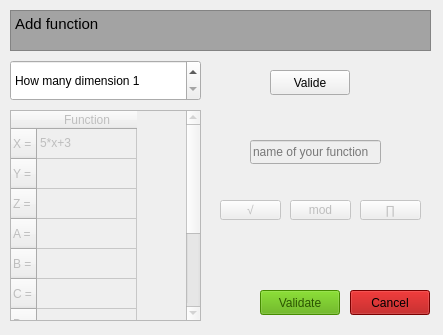
<?xml version="1.0" encoding="UTF-8"?>
<ui version="4.0">
 <class>addfunctwindow</class>
 <widget class="QDialog" name="addfunctwindow">
  <property name="geometry">
   <rect>
    <x>0</x>
    <y>0</y>
    <width>443</width>
    <height>335</height>
   </rect>
  </property>
  <property name="minimumSize">
   <size>
    <width>443</width>
    <height>335</height>
   </size>
  </property>
  <property name="maximumSize">
   <size>
    <width>443</width>
    <height>335</height>
   </size>
  </property>
  <property name="windowTitle">
   <string>Add Function Window</string>
  </property>
  <property name="whatsThis">
   <string>&lt;html&gt;&lt;head/&gt;&lt;body&gt;&lt;p&gt;First, you need to enter the number of dimensions of your function.&lt;/p&gt;&lt;p&gt;Next, you need to grab all the components of your function.&lt;/p&gt;&lt;p&gt;Finally, enter the name of your function.&lt;/p&gt;&lt;p&gt;&lt;a name=&quot;gen-h1-1-00000001&quot;/&gt;&lt;span style=&quot; font-family:'Source Sans Pro','Roboto','San Francisco','Segoe UI','sans-serif'; font-size:14pt; color:#373637;&quot;&gt;⚠&lt;/span&gt;Your componant must respect the mathematical syntaxe.&lt;/p&gt;&lt;/body&gt;&lt;/html&gt;</string>
  </property>
  <widget class="QPushButton" name="Button_pi">
   <property name="enabled">
    <bool>false</bool>
   </property>
   <property name="geometry">
    <rect>
     <x>360</x>
     <y>200</y>
     <width>61</width>
     <height>20</height>
    </rect>
   </property>
   <property name="whatsThis">
    <string>&lt;html&gt;&lt;head/&gt;&lt;body&gt;&lt;p&gt;pi&lt;/p&gt;&lt;p&gt;pi = 3.14&lt;/p&gt;&lt;/body&gt;&lt;/html&gt;s</string>
   </property>
   <property name="text">
    <string>∏</string>
   </property>
  </widget>
  <widget class="QPushButton" name="Button_racine">
   <property name="enabled">
    <bool>false</bool>
   </property>
   <property name="geometry">
    <rect>
     <x>220</x>
     <y>200</y>
     <width>61</width>
     <height>20</height>
    </rect>
   </property>
   <property name="whatsThis">
    <string>&lt;html&gt;&lt;head/&gt;&lt;body&gt;&lt;p&gt;sqrt(...)&lt;/p&gt;&lt;p&gt;Example : sqrt(4) = 4&lt;/p&gt;&lt;/body&gt;&lt;/html&gt;</string>
   </property>
   <property name="text">
    <string>√</string>
   </property>
  </widget>
  <widget class="QSpinBox" name="spinBox">
   <property name="geometry">
    <rect>
     <x>10</x>
     <y>60</y>
     <width>191</width>
     <height>41</height>
    </rect>
   </property>
   <property name="prefix">
    <string>How many dimension </string>
   </property>
   <property name="minimum">
    <number>1</number>
   </property>
   <property name="maximum">
    <number>25</number>
   </property>
  </widget>
  <widget class="QPushButton" name="Button_valide">
   <property name="enabled">
    <bool>false</bool>
   </property>
   <property name="geometry">
    <rect>
     <x>260</x>
     <y>290</y>
     <width>80</width>
     <height>25</height>
    </rect>
   </property>
   <property name="palette">
    <palette>
     <active>
      <colorrole role="WindowText">
       <brush brushstyle="SolidPattern">
        <color alpha="255">
         <red>0</red>
         <green>0</green>
         <blue>0</blue>
        </color>
       </brush>
      </colorrole>
      <colorrole role="Button">
       <brush brushstyle="SolidPattern">
        <color alpha="255">
         <red>85</red>
         <green>170</green>
         <blue>0</blue>
        </color>
       </brush>
      </colorrole>
      <colorrole role="Light">
       <brush brushstyle="SolidPattern">
        <color alpha="255">
         <red>128</red>
         <green>255</green>
         <blue>0</blue>
        </color>
       </brush>
      </colorrole>
      <colorrole role="Midlight">
       <brush brushstyle="SolidPattern">
        <color alpha="255">
         <red>106</red>
         <green>212</green>
         <blue>0</blue>
        </color>
       </brush>
      </colorrole>
      <colorrole role="Dark">
       <brush brushstyle="SolidPattern">
        <color alpha="255">
         <red>43</red>
         <green>85</green>
         <blue>0</blue>
        </color>
       </brush>
      </colorrole>
      <colorrole role="Mid">
       <brush brushstyle="SolidPattern">
        <color alpha="255">
         <red>57</red>
         <green>113</green>
         <blue>0</blue>
        </color>
       </brush>
      </colorrole>
      <colorrole role="Text">
       <brush brushstyle="SolidPattern">
        <color alpha="255">
         <red>0</red>
         <green>0</green>
         <blue>0</blue>
        </color>
       </brush>
      </colorrole>
      <colorrole role="BrightText">
       <brush brushstyle="SolidPattern">
        <color alpha="255">
         <red>255</red>
         <green>255</green>
         <blue>255</blue>
        </color>
       </brush>
      </colorrole>
      <colorrole role="ButtonText">
       <brush brushstyle="SolidPattern">
        <color alpha="255">
         <red>0</red>
         <green>0</green>
         <blue>0</blue>
        </color>
       </brush>
      </colorrole>
      <colorrole role="Base">
       <brush brushstyle="SolidPattern">
        <color alpha="255">
         <red>255</red>
         <green>255</green>
         <blue>255</blue>
        </color>
       </brush>
      </colorrole>
      <colorrole role="Window">
       <brush brushstyle="SolidPattern">
        <color alpha="255">
         <red>85</red>
         <green>170</green>
         <blue>0</blue>
        </color>
       </brush>
      </colorrole>
      <colorrole role="Shadow">
       <brush brushstyle="SolidPattern">
        <color alpha="255">
         <red>0</red>
         <green>0</green>
         <blue>0</blue>
        </color>
       </brush>
      </colorrole>
      <colorrole role="AlternateBase">
       <brush brushstyle="SolidPattern">
        <color alpha="255">
         <red>170</red>
         <green>212</green>
         <blue>127</blue>
        </color>
       </brush>
      </colorrole>
      <colorrole role="ToolTipBase">
       <brush brushstyle="SolidPattern">
        <color alpha="255">
         <red>255</red>
         <green>255</green>
         <blue>220</blue>
        </color>
       </brush>
      </colorrole>
      <colorrole role="ToolTipText">
       <brush brushstyle="SolidPattern">
        <color alpha="255">
         <red>0</red>
         <green>0</green>
         <blue>0</blue>
        </color>
       </brush>
      </colorrole>
      <colorrole role="PlaceholderText">
       <brush brushstyle="SolidPattern">
        <color alpha="128">
         <red>0</red>
         <green>0</green>
         <blue>0</blue>
        </color>
       </brush>
      </colorrole>
     </active>
     <inactive>
      <colorrole role="WindowText">
       <brush brushstyle="SolidPattern">
        <color alpha="255">
         <red>0</red>
         <green>0</green>
         <blue>0</blue>
        </color>
       </brush>
      </colorrole>
      <colorrole role="Button">
       <brush brushstyle="SolidPattern">
        <color alpha="255">
         <red>85</red>
         <green>170</green>
         <blue>0</blue>
        </color>
       </brush>
      </colorrole>
      <colorrole role="Light">
       <brush brushstyle="SolidPattern">
        <color alpha="255">
         <red>128</red>
         <green>255</green>
         <blue>0</blue>
        </color>
       </brush>
      </colorrole>
      <colorrole role="Midlight">
       <brush brushstyle="SolidPattern">
        <color alpha="255">
         <red>106</red>
         <green>212</green>
         <blue>0</blue>
        </color>
       </brush>
      </colorrole>
      <colorrole role="Dark">
       <brush brushstyle="SolidPattern">
        <color alpha="255">
         <red>43</red>
         <green>85</green>
         <blue>0</blue>
        </color>
       </brush>
      </colorrole>
      <colorrole role="Mid">
       <brush brushstyle="SolidPattern">
        <color alpha="255">
         <red>57</red>
         <green>113</green>
         <blue>0</blue>
        </color>
       </brush>
      </colorrole>
      <colorrole role="Text">
       <brush brushstyle="SolidPattern">
        <color alpha="255">
         <red>0</red>
         <green>0</green>
         <blue>0</blue>
        </color>
       </brush>
      </colorrole>
      <colorrole role="BrightText">
       <brush brushstyle="SolidPattern">
        <color alpha="255">
         <red>255</red>
         <green>255</green>
         <blue>255</blue>
        </color>
       </brush>
      </colorrole>
      <colorrole role="ButtonText">
       <brush brushstyle="SolidPattern">
        <color alpha="255">
         <red>0</red>
         <green>0</green>
         <blue>0</blue>
        </color>
       </brush>
      </colorrole>
      <colorrole role="Base">
       <brush brushstyle="SolidPattern">
        <color alpha="255">
         <red>255</red>
         <green>255</green>
         <blue>255</blue>
        </color>
       </brush>
      </colorrole>
      <colorrole role="Window">
       <brush brushstyle="SolidPattern">
        <color alpha="255">
         <red>85</red>
         <green>170</green>
         <blue>0</blue>
        </color>
       </brush>
      </colorrole>
      <colorrole role="Shadow">
       <brush brushstyle="SolidPattern">
        <color alpha="255">
         <red>0</red>
         <green>0</green>
         <blue>0</blue>
        </color>
       </brush>
      </colorrole>
      <colorrole role="AlternateBase">
       <brush brushstyle="SolidPattern">
        <color alpha="255">
         <red>170</red>
         <green>212</green>
         <blue>127</blue>
        </color>
       </brush>
      </colorrole>
      <colorrole role="ToolTipBase">
       <brush brushstyle="SolidPattern">
        <color alpha="255">
         <red>255</red>
         <green>255</green>
         <blue>220</blue>
        </color>
       </brush>
      </colorrole>
      <colorrole role="ToolTipText">
       <brush brushstyle="SolidPattern">
        <color alpha="255">
         <red>0</red>
         <green>0</green>
         <blue>0</blue>
        </color>
       </brush>
      </colorrole>
      <colorrole role="PlaceholderText">
       <brush brushstyle="SolidPattern">
        <color alpha="128">
         <red>0</red>
         <green>0</green>
         <blue>0</blue>
        </color>
       </brush>
      </colorrole>
     </inactive>
     <disabled>
      <colorrole role="WindowText">
       <brush brushstyle="SolidPattern">
        <color alpha="255">
         <red>43</red>
         <green>85</green>
         <blue>0</blue>
        </color>
       </brush>
      </colorrole>
      <colorrole role="Button">
       <brush brushstyle="SolidPattern">
        <color alpha="255">
         <red>85</red>
         <green>170</green>
         <blue>0</blue>
        </color>
       </brush>
      </colorrole>
      <colorrole role="Light">
       <brush brushstyle="SolidPattern">
        <color alpha="255">
         <red>128</red>
         <green>255</green>
         <blue>0</blue>
        </color>
       </brush>
      </colorrole>
      <colorrole role="Midlight">
       <brush brushstyle="SolidPattern">
        <color alpha="255">
         <red>106</red>
         <green>212</green>
         <blue>0</blue>
        </color>
       </brush>
      </colorrole>
      <colorrole role="Dark">
       <brush brushstyle="SolidPattern">
        <color alpha="255">
         <red>43</red>
         <green>85</green>
         <blue>0</blue>
        </color>
       </brush>
      </colorrole>
      <colorrole role="Mid">
       <brush brushstyle="SolidPattern">
        <color alpha="255">
         <red>57</red>
         <green>113</green>
         <blue>0</blue>
        </color>
       </brush>
      </colorrole>
      <colorrole role="Text">
       <brush brushstyle="SolidPattern">
        <color alpha="255">
         <red>43</red>
         <green>85</green>
         <blue>0</blue>
        </color>
       </brush>
      </colorrole>
      <colorrole role="BrightText">
       <brush brushstyle="SolidPattern">
        <color alpha="255">
         <red>255</red>
         <green>255</green>
         <blue>255</blue>
        </color>
       </brush>
      </colorrole>
      <colorrole role="ButtonText">
       <brush brushstyle="SolidPattern">
        <color alpha="255">
         <red>43</red>
         <green>85</green>
         <blue>0</blue>
        </color>
       </brush>
      </colorrole>
      <colorrole role="Base">
       <brush brushstyle="SolidPattern">
        <color alpha="255">
         <red>85</red>
         <green>170</green>
         <blue>0</blue>
        </color>
       </brush>
      </colorrole>
      <colorrole role="Window">
       <brush brushstyle="SolidPattern">
        <color alpha="255">
         <red>85</red>
         <green>170</green>
         <blue>0</blue>
        </color>
       </brush>
      </colorrole>
      <colorrole role="Shadow">
       <brush brushstyle="SolidPattern">
        <color alpha="255">
         <red>0</red>
         <green>0</green>
         <blue>0</blue>
        </color>
       </brush>
      </colorrole>
      <colorrole role="AlternateBase">
       <brush brushstyle="SolidPattern">
        <color alpha="255">
         <red>85</red>
         <green>170</green>
         <blue>0</blue>
        </color>
       </brush>
      </colorrole>
      <colorrole role="ToolTipBase">
       <brush brushstyle="SolidPattern">
        <color alpha="255">
         <red>255</red>
         <green>255</green>
         <blue>220</blue>
        </color>
       </brush>
      </colorrole>
      <colorrole role="ToolTipText">
       <brush brushstyle="SolidPattern">
        <color alpha="255">
         <red>0</red>
         <green>0</green>
         <blue>0</blue>
        </color>
       </brush>
      </colorrole>
      <colorrole role="PlaceholderText">
       <brush brushstyle="SolidPattern">
        <color alpha="128">
         <red>0</red>
         <green>0</green>
         <blue>0</blue>
        </color>
       </brush>
      </colorrole>
     </disabled>
    </palette>
   </property>
   <property name="font">
    <font>
     <weight>50</weight>
     <bold>false</bold>
    </font>
   </property>
   <property name="autoFillBackground">
    <bool>false</bool>
   </property>
   <property name="text">
    <string>Validate</string>
   </property>
   <property name="autoDefault">
    <bool>true</bool>
   </property>
   <property name="default">
    <bool>false</bool>
   </property>
   <property name="flat">
    <bool>false</bool>
   </property>
  </widget>
  <widget class="QPushButton" name="Button_mod">
   <property name="enabled">
    <bool>false</bool>
   </property>
   <property name="geometry">
    <rect>
     <x>290</x>
     <y>200</y>
     <width>61</width>
     <height>20</height>
    </rect>
   </property>
   <property name="whatsThis">
    <string>&lt;html&gt;&lt;head/&gt;&lt;body&gt;&lt;p&gt;... % ...&lt;/p&gt;&lt;p&gt;Example = 5 mod 2 = 1&lt;/p&gt;&lt;/body&gt;&lt;/html&gt;</string>
   </property>
   <property name="text">
    <string>mod</string>
   </property>
  </widget>
  <widget class="QPushButton" name="Button_cancel">
   <property name="enabled">
    <bool>true</bool>
   </property>
   <property name="geometry">
    <rect>
     <x>350</x>
     <y>290</y>
     <width>80</width>
     <height>25</height>
    </rect>
   </property>
   <property name="palette">
    <palette>
     <active>
      <colorrole role="WindowText">
       <brush brushstyle="SolidPattern">
        <color alpha="255">
         <red>0</red>
         <green>0</green>
         <blue>0</blue>
        </color>
       </brush>
      </colorrole>
      <colorrole role="Button">
       <brush brushstyle="SolidPattern">
        <color alpha="255">
         <red>170</red>
         <green>0</green>
         <blue>0</blue>
        </color>
       </brush>
      </colorrole>
      <colorrole role="Light">
       <brush brushstyle="SolidPattern">
        <color alpha="255">
         <red>255</red>
         <green>0</green>
         <blue>0</blue>
        </color>
       </brush>
      </colorrole>
      <colorrole role="Midlight">
       <brush brushstyle="SolidPattern">
        <color alpha="255">
         <red>212</red>
         <green>0</green>
         <blue>0</blue>
        </color>
       </brush>
      </colorrole>
      <colorrole role="Dark">
       <brush brushstyle="SolidPattern">
        <color alpha="255">
         <red>85</red>
         <green>0</green>
         <blue>0</blue>
        </color>
       </brush>
      </colorrole>
      <colorrole role="Mid">
       <brush brushstyle="SolidPattern">
        <color alpha="255">
         <red>113</red>
         <green>0</green>
         <blue>0</blue>
        </color>
       </brush>
      </colorrole>
      <colorrole role="Text">
       <brush brushstyle="SolidPattern">
        <color alpha="255">
         <red>0</red>
         <green>0</green>
         <blue>0</blue>
        </color>
       </brush>
      </colorrole>
      <colorrole role="BrightText">
       <brush brushstyle="SolidPattern">
        <color alpha="255">
         <red>255</red>
         <green>255</green>
         <blue>255</blue>
        </color>
       </brush>
      </colorrole>
      <colorrole role="ButtonText">
       <brush brushstyle="SolidPattern">
        <color alpha="255">
         <red>0</red>
         <green>0</green>
         <blue>0</blue>
        </color>
       </brush>
      </colorrole>
      <colorrole role="Base">
       <brush brushstyle="SolidPattern">
        <color alpha="255">
         <red>255</red>
         <green>255</green>
         <blue>255</blue>
        </color>
       </brush>
      </colorrole>
      <colorrole role="Window">
       <brush brushstyle="SolidPattern">
        <color alpha="255">
         <red>170</red>
         <green>0</green>
         <blue>0</blue>
        </color>
       </brush>
      </colorrole>
      <colorrole role="Shadow">
       <brush brushstyle="SolidPattern">
        <color alpha="255">
         <red>0</red>
         <green>0</green>
         <blue>0</blue>
        </color>
       </brush>
      </colorrole>
      <colorrole role="AlternateBase">
       <brush brushstyle="SolidPattern">
        <color alpha="255">
         <red>212</red>
         <green>127</green>
         <blue>127</blue>
        </color>
       </brush>
      </colorrole>
      <colorrole role="ToolTipBase">
       <brush brushstyle="SolidPattern">
        <color alpha="255">
         <red>255</red>
         <green>255</green>
         <blue>220</blue>
        </color>
       </brush>
      </colorrole>
      <colorrole role="ToolTipText">
       <brush brushstyle="SolidPattern">
        <color alpha="255">
         <red>0</red>
         <green>0</green>
         <blue>0</blue>
        </color>
       </brush>
      </colorrole>
      <colorrole role="PlaceholderText">
       <brush brushstyle="SolidPattern">
        <color alpha="128">
         <red>0</red>
         <green>0</green>
         <blue>0</blue>
        </color>
       </brush>
      </colorrole>
     </active>
     <inactive>
      <colorrole role="WindowText">
       <brush brushstyle="SolidPattern">
        <color alpha="255">
         <red>0</red>
         <green>0</green>
         <blue>0</blue>
        </color>
       </brush>
      </colorrole>
      <colorrole role="Button">
       <brush brushstyle="SolidPattern">
        <color alpha="255">
         <red>170</red>
         <green>0</green>
         <blue>0</blue>
        </color>
       </brush>
      </colorrole>
      <colorrole role="Light">
       <brush brushstyle="SolidPattern">
        <color alpha="255">
         <red>255</red>
         <green>0</green>
         <blue>0</blue>
        </color>
       </brush>
      </colorrole>
      <colorrole role="Midlight">
       <brush brushstyle="SolidPattern">
        <color alpha="255">
         <red>212</red>
         <green>0</green>
         <blue>0</blue>
        </color>
       </brush>
      </colorrole>
      <colorrole role="Dark">
       <brush brushstyle="SolidPattern">
        <color alpha="255">
         <red>85</red>
         <green>0</green>
         <blue>0</blue>
        </color>
       </brush>
      </colorrole>
      <colorrole role="Mid">
       <brush brushstyle="SolidPattern">
        <color alpha="255">
         <red>113</red>
         <green>0</green>
         <blue>0</blue>
        </color>
       </brush>
      </colorrole>
      <colorrole role="Text">
       <brush brushstyle="SolidPattern">
        <color alpha="255">
         <red>0</red>
         <green>0</green>
         <blue>0</blue>
        </color>
       </brush>
      </colorrole>
      <colorrole role="BrightText">
       <brush brushstyle="SolidPattern">
        <color alpha="255">
         <red>255</red>
         <green>255</green>
         <blue>255</blue>
        </color>
       </brush>
      </colorrole>
      <colorrole role="ButtonText">
       <brush brushstyle="SolidPattern">
        <color alpha="255">
         <red>0</red>
         <green>0</green>
         <blue>0</blue>
        </color>
       </brush>
      </colorrole>
      <colorrole role="Base">
       <brush brushstyle="SolidPattern">
        <color alpha="255">
         <red>255</red>
         <green>255</green>
         <blue>255</blue>
        </color>
       </brush>
      </colorrole>
      <colorrole role="Window">
       <brush brushstyle="SolidPattern">
        <color alpha="255">
         <red>170</red>
         <green>0</green>
         <blue>0</blue>
        </color>
       </brush>
      </colorrole>
      <colorrole role="Shadow">
       <brush brushstyle="SolidPattern">
        <color alpha="255">
         <red>0</red>
         <green>0</green>
         <blue>0</blue>
        </color>
       </brush>
      </colorrole>
      <colorrole role="AlternateBase">
       <brush brushstyle="SolidPattern">
        <color alpha="255">
         <red>212</red>
         <green>127</green>
         <blue>127</blue>
        </color>
       </brush>
      </colorrole>
      <colorrole role="ToolTipBase">
       <brush brushstyle="SolidPattern">
        <color alpha="255">
         <red>255</red>
         <green>255</green>
         <blue>220</blue>
        </color>
       </brush>
      </colorrole>
      <colorrole role="ToolTipText">
       <brush brushstyle="SolidPattern">
        <color alpha="255">
         <red>0</red>
         <green>0</green>
         <blue>0</blue>
        </color>
       </brush>
      </colorrole>
      <colorrole role="PlaceholderText">
       <brush brushstyle="SolidPattern">
        <color alpha="128">
         <red>0</red>
         <green>0</green>
         <blue>0</blue>
        </color>
       </brush>
      </colorrole>
     </inactive>
     <disabled>
      <colorrole role="WindowText">
       <brush brushstyle="SolidPattern">
        <color alpha="255">
         <red>85</red>
         <green>0</green>
         <blue>0</blue>
        </color>
       </brush>
      </colorrole>
      <colorrole role="Button">
       <brush brushstyle="SolidPattern">
        <color alpha="255">
         <red>170</red>
         <green>0</green>
         <blue>0</blue>
        </color>
       </brush>
      </colorrole>
      <colorrole role="Light">
       <brush brushstyle="SolidPattern">
        <color alpha="255">
         <red>255</red>
         <green>0</green>
         <blue>0</blue>
        </color>
       </brush>
      </colorrole>
      <colorrole role="Midlight">
       <brush brushstyle="SolidPattern">
        <color alpha="255">
         <red>212</red>
         <green>0</green>
         <blue>0</blue>
        </color>
       </brush>
      </colorrole>
      <colorrole role="Dark">
       <brush brushstyle="SolidPattern">
        <color alpha="255">
         <red>85</red>
         <green>0</green>
         <blue>0</blue>
        </color>
       </brush>
      </colorrole>
      <colorrole role="Mid">
       <brush brushstyle="SolidPattern">
        <color alpha="255">
         <red>113</red>
         <green>0</green>
         <blue>0</blue>
        </color>
       </brush>
      </colorrole>
      <colorrole role="Text">
       <brush brushstyle="SolidPattern">
        <color alpha="255">
         <red>85</red>
         <green>0</green>
         <blue>0</blue>
        </color>
       </brush>
      </colorrole>
      <colorrole role="BrightText">
       <brush brushstyle="SolidPattern">
        <color alpha="255">
         <red>255</red>
         <green>255</green>
         <blue>255</blue>
        </color>
       </brush>
      </colorrole>
      <colorrole role="ButtonText">
       <brush brushstyle="SolidPattern">
        <color alpha="255">
         <red>85</red>
         <green>0</green>
         <blue>0</blue>
        </color>
       </brush>
      </colorrole>
      <colorrole role="Base">
       <brush brushstyle="SolidPattern">
        <color alpha="255">
         <red>170</red>
         <green>0</green>
         <blue>0</blue>
        </color>
       </brush>
      </colorrole>
      <colorrole role="Window">
       <brush brushstyle="SolidPattern">
        <color alpha="255">
         <red>170</red>
         <green>0</green>
         <blue>0</blue>
        </color>
       </brush>
      </colorrole>
      <colorrole role="Shadow">
       <brush brushstyle="SolidPattern">
        <color alpha="255">
         <red>0</red>
         <green>0</green>
         <blue>0</blue>
        </color>
       </brush>
      </colorrole>
      <colorrole role="AlternateBase">
       <brush brushstyle="SolidPattern">
        <color alpha="255">
         <red>170</red>
         <green>0</green>
         <blue>0</blue>
        </color>
       </brush>
      </colorrole>
      <colorrole role="ToolTipBase">
       <brush brushstyle="SolidPattern">
        <color alpha="255">
         <red>255</red>
         <green>255</green>
         <blue>220</blue>
        </color>
       </brush>
      </colorrole>
      <colorrole role="ToolTipText">
       <brush brushstyle="SolidPattern">
        <color alpha="255">
         <red>0</red>
         <green>0</green>
         <blue>0</blue>
        </color>
       </brush>
      </colorrole>
      <colorrole role="PlaceholderText">
       <brush brushstyle="SolidPattern">
        <color alpha="128">
         <red>0</red>
         <green>0</green>
         <blue>0</blue>
        </color>
       </brush>
      </colorrole>
     </disabled>
    </palette>
   </property>
   <property name="text">
    <string>Cancel</string>
   </property>
  </widget>
  <widget class="QTableWidget" name="tableWidget_funct">
   <property name="enabled">
    <bool>false</bool>
   </property>
   <property name="geometry">
    <rect>
     <x>10</x>
     <y>110</y>
     <width>191</width>
     <height>211</height>
    </rect>
   </property>
   <property name="toolTip">
    <string/>
   </property>
   <row>
    <property name="text">
     <string>X = </string>
    </property>
   </row>
   <row>
    <property name="text">
     <string>Y =</string>
    </property>
   </row>
   <row>
    <property name="text">
     <string>Z =</string>
    </property>
   </row>
   <row>
    <property name="text">
     <string>A =</string>
    </property>
   </row>
   <row>
    <property name="text">
     <string>B =</string>
    </property>
   </row>
   <row>
    <property name="text">
     <string>C =</string>
    </property>
   </row>
   <row>
    <property name="text">
     <string>D =</string>
    </property>
   </row>
   <row>
    <property name="text">
     <string>F =</string>
    </property>
   </row>
   <row>
    <property name="text">
     <string>G =</string>
    </property>
   </row>
   <row>
    <property name="text">
     <string>I =</string>
    </property>
   </row>
   <column>
    <property name="text">
     <string>Function</string>
    </property>
   </column>
   <item row="0" column="0">
    <property name="text">
     <string>5*x+3</string>
    </property>
   </item>
   <item row="1" column="0">
    <property name="text">
     <string/>
    </property>
   </item>
   <item row="2" column="0">
    <property name="text">
     <string/>
    </property>
   </item>
   <item row="3" column="0">
    <property name="text">
     <string/>
    </property>
   </item>
   <item row="4" column="0">
    <property name="text">
     <string/>
    </property>
   </item>
   <item row="5" column="0">
    <property name="text">
     <string/>
    </property>
   </item>
   <item row="6" column="0">
    <property name="text">
     <string/>
    </property>
   </item>
   <item row="7" column="0">
    <property name="text">
     <string/>
    </property>
   </item>
   <item row="8" column="0">
    <property name="text">
     <string/>
    </property>
   </item>
   <item row="9" column="0">
    <property name="text">
     <string/>
    </property>
   </item>
  </widget>
  <widget class="QPushButton" name="Button_valide1">
   <property name="geometry">
    <rect>
     <x>270</x>
     <y>70</y>
     <width>80</width>
     <height>25</height>
    </rect>
   </property>
   <property name="text">
    <string>Valide</string>
   </property>
  </widget>
  <widget class="QTextBrowser" name="Display_title">
   <property name="geometry">
    <rect>
     <x>10</x>
     <y>10</y>
     <width>421</width>
     <height>41</height>
    </rect>
   </property>
   <property name="palette">
    <palette>
     <active>
      <colorrole role="WindowText">
       <brush brushstyle="SolidPattern">
        <color alpha="255">
         <red>0</red>
         <green>0</green>
         <blue>0</blue>
        </color>
       </brush>
      </colorrole>
      <colorrole role="Button">
       <brush brushstyle="SolidPattern">
        <color alpha="255">
         <red>170</red>
         <green>170</green>
         <blue>170</blue>
        </color>
       </brush>
      </colorrole>
      <colorrole role="Light">
       <brush brushstyle="SolidPattern">
        <color alpha="255">
         <red>255</red>
         <green>255</green>
         <blue>255</blue>
        </color>
       </brush>
      </colorrole>
      <colorrole role="Midlight">
       <brush brushstyle="SolidPattern">
        <color alpha="255">
         <red>212</red>
         <green>212</green>
         <blue>212</blue>
        </color>
       </brush>
      </colorrole>
      <colorrole role="Dark">
       <brush brushstyle="SolidPattern">
        <color alpha="255">
         <red>85</red>
         <green>85</green>
         <blue>85</blue>
        </color>
       </brush>
      </colorrole>
      <colorrole role="Mid">
       <brush brushstyle="SolidPattern">
        <color alpha="255">
         <red>113</red>
         <green>113</green>
         <blue>113</blue>
        </color>
       </brush>
      </colorrole>
      <colorrole role="Text">
       <brush brushstyle="SolidPattern">
        <color alpha="255">
         <red>0</red>
         <green>0</green>
         <blue>0</blue>
        </color>
       </brush>
      </colorrole>
      <colorrole role="BrightText">
       <brush brushstyle="SolidPattern">
        <color alpha="255">
         <red>255</red>
         <green>255</green>
         <blue>255</blue>
        </color>
       </brush>
      </colorrole>
      <colorrole role="ButtonText">
       <brush brushstyle="SolidPattern">
        <color alpha="255">
         <red>0</red>
         <green>0</green>
         <blue>0</blue>
        </color>
       </brush>
      </colorrole>
      <colorrole role="Base">
       <brush brushstyle="SolidPattern">
        <color alpha="255">
         <red>163</red>
         <green>163</green>
         <blue>163</blue>
        </color>
       </brush>
      </colorrole>
      <colorrole role="Window">
       <brush brushstyle="SolidPattern">
        <color alpha="255">
         <red>170</red>
         <green>170</green>
         <blue>170</blue>
        </color>
       </brush>
      </colorrole>
      <colorrole role="Shadow">
       <brush brushstyle="SolidPattern">
        <color alpha="255">
         <red>0</red>
         <green>0</green>
         <blue>0</blue>
        </color>
       </brush>
      </colorrole>
      <colorrole role="AlternateBase">
       <brush brushstyle="SolidPattern">
        <color alpha="255">
         <red>212</red>
         <green>212</green>
         <blue>212</blue>
        </color>
       </brush>
      </colorrole>
      <colorrole role="ToolTipBase">
       <brush brushstyle="SolidPattern">
        <color alpha="255">
         <red>255</red>
         <green>255</green>
         <blue>220</blue>
        </color>
       </brush>
      </colorrole>
      <colorrole role="ToolTipText">
       <brush brushstyle="SolidPattern">
        <color alpha="255">
         <red>0</red>
         <green>0</green>
         <blue>0</blue>
        </color>
       </brush>
      </colorrole>
      <colorrole role="PlaceholderText">
       <brush brushstyle="SolidPattern">
        <color alpha="128">
         <red>0</red>
         <green>0</green>
         <blue>0</blue>
        </color>
       </brush>
      </colorrole>
     </active>
     <inactive>
      <colorrole role="WindowText">
       <brush brushstyle="SolidPattern">
        <color alpha="255">
         <red>0</red>
         <green>0</green>
         <blue>0</blue>
        </color>
       </brush>
      </colorrole>
      <colorrole role="Button">
       <brush brushstyle="SolidPattern">
        <color alpha="255">
         <red>170</red>
         <green>170</green>
         <blue>170</blue>
        </color>
       </brush>
      </colorrole>
      <colorrole role="Light">
       <brush brushstyle="SolidPattern">
        <color alpha="255">
         <red>255</red>
         <green>255</green>
         <blue>255</blue>
        </color>
       </brush>
      </colorrole>
      <colorrole role="Midlight">
       <brush brushstyle="SolidPattern">
        <color alpha="255">
         <red>212</red>
         <green>212</green>
         <blue>212</blue>
        </color>
       </brush>
      </colorrole>
      <colorrole role="Dark">
       <brush brushstyle="SolidPattern">
        <color alpha="255">
         <red>85</red>
         <green>85</green>
         <blue>85</blue>
        </color>
       </brush>
      </colorrole>
      <colorrole role="Mid">
       <brush brushstyle="SolidPattern">
        <color alpha="255">
         <red>113</red>
         <green>113</green>
         <blue>113</blue>
        </color>
       </brush>
      </colorrole>
      <colorrole role="Text">
       <brush brushstyle="SolidPattern">
        <color alpha="255">
         <red>0</red>
         <green>0</green>
         <blue>0</blue>
        </color>
       </brush>
      </colorrole>
      <colorrole role="BrightText">
       <brush brushstyle="SolidPattern">
        <color alpha="255">
         <red>255</red>
         <green>255</green>
         <blue>255</blue>
        </color>
       </brush>
      </colorrole>
      <colorrole role="ButtonText">
       <brush brushstyle="SolidPattern">
        <color alpha="255">
         <red>0</red>
         <green>0</green>
         <blue>0</blue>
        </color>
       </brush>
      </colorrole>
      <colorrole role="Base">
       <brush brushstyle="SolidPattern">
        <color alpha="255">
         <red>163</red>
         <green>163</green>
         <blue>163</blue>
        </color>
       </brush>
      </colorrole>
      <colorrole role="Window">
       <brush brushstyle="SolidPattern">
        <color alpha="255">
         <red>170</red>
         <green>170</green>
         <blue>170</blue>
        </color>
       </brush>
      </colorrole>
      <colorrole role="Shadow">
       <brush brushstyle="SolidPattern">
        <color alpha="255">
         <red>0</red>
         <green>0</green>
         <blue>0</blue>
        </color>
       </brush>
      </colorrole>
      <colorrole role="AlternateBase">
       <brush brushstyle="SolidPattern">
        <color alpha="255">
         <red>212</red>
         <green>212</green>
         <blue>212</blue>
        </color>
       </brush>
      </colorrole>
      <colorrole role="ToolTipBase">
       <brush brushstyle="SolidPattern">
        <color alpha="255">
         <red>255</red>
         <green>255</green>
         <blue>220</blue>
        </color>
       </brush>
      </colorrole>
      <colorrole role="ToolTipText">
       <brush brushstyle="SolidPattern">
        <color alpha="255">
         <red>0</red>
         <green>0</green>
         <blue>0</blue>
        </color>
       </brush>
      </colorrole>
      <colorrole role="PlaceholderText">
       <brush brushstyle="SolidPattern">
        <color alpha="128">
         <red>0</red>
         <green>0</green>
         <blue>0</blue>
        </color>
       </brush>
      </colorrole>
     </inactive>
     <disabled>
      <colorrole role="WindowText">
       <brush brushstyle="SolidPattern">
        <color alpha="255">
         <red>85</red>
         <green>85</green>
         <blue>85</blue>
        </color>
       </brush>
      </colorrole>
      <colorrole role="Button">
       <brush brushstyle="SolidPattern">
        <color alpha="255">
         <red>170</red>
         <green>170</green>
         <blue>170</blue>
        </color>
       </brush>
      </colorrole>
      <colorrole role="Light">
       <brush brushstyle="SolidPattern">
        <color alpha="255">
         <red>255</red>
         <green>255</green>
         <blue>255</blue>
        </color>
       </brush>
      </colorrole>
      <colorrole role="Midlight">
       <brush brushstyle="SolidPattern">
        <color alpha="255">
         <red>212</red>
         <green>212</green>
         <blue>212</blue>
        </color>
       </brush>
      </colorrole>
      <colorrole role="Dark">
       <brush brushstyle="SolidPattern">
        <color alpha="255">
         <red>85</red>
         <green>85</green>
         <blue>85</blue>
        </color>
       </brush>
      </colorrole>
      <colorrole role="Mid">
       <brush brushstyle="SolidPattern">
        <color alpha="255">
         <red>113</red>
         <green>113</green>
         <blue>113</blue>
        </color>
       </brush>
      </colorrole>
      <colorrole role="Text">
       <brush brushstyle="SolidPattern">
        <color alpha="255">
         <red>85</red>
         <green>85</green>
         <blue>85</blue>
        </color>
       </brush>
      </colorrole>
      <colorrole role="BrightText">
       <brush brushstyle="SolidPattern">
        <color alpha="255">
         <red>255</red>
         <green>255</green>
         <blue>255</blue>
        </color>
       </brush>
      </colorrole>
      <colorrole role="ButtonText">
       <brush brushstyle="SolidPattern">
        <color alpha="255">
         <red>85</red>
         <green>85</green>
         <blue>85</blue>
        </color>
       </brush>
      </colorrole>
      <colorrole role="Base">
       <brush brushstyle="SolidPattern">
        <color alpha="255">
         <red>170</red>
         <green>170</green>
         <blue>170</blue>
        </color>
       </brush>
      </colorrole>
      <colorrole role="Window">
       <brush brushstyle="SolidPattern">
        <color alpha="255">
         <red>170</red>
         <green>170</green>
         <blue>170</blue>
        </color>
       </brush>
      </colorrole>
      <colorrole role="Shadow">
       <brush brushstyle="SolidPattern">
        <color alpha="255">
         <red>0</red>
         <green>0</green>
         <blue>0</blue>
        </color>
       </brush>
      </colorrole>
      <colorrole role="AlternateBase">
       <brush brushstyle="SolidPattern">
        <color alpha="255">
         <red>170</red>
         <green>170</green>
         <blue>170</blue>
        </color>
       </brush>
      </colorrole>
      <colorrole role="ToolTipBase">
       <brush brushstyle="SolidPattern">
        <color alpha="255">
         <red>255</red>
         <green>255</green>
         <blue>220</blue>
        </color>
       </brush>
      </colorrole>
      <colorrole role="ToolTipText">
       <brush brushstyle="SolidPattern">
        <color alpha="255">
         <red>0</red>
         <green>0</green>
         <blue>0</blue>
        </color>
       </brush>
      </colorrole>
      <colorrole role="PlaceholderText">
       <brush brushstyle="SolidPattern">
        <color alpha="128">
         <red>0</red>
         <green>0</green>
         <blue>0</blue>
        </color>
       </brush>
      </colorrole>
     </disabled>
    </palette>
   </property>
   <property name="html">
    <string>&lt;!DOCTYPE HTML PUBLIC &quot;-//W3C//DTD HTML 4.0//EN&quot; &quot;http://www.w3.org/TR/REC-html40/strict.dtd&quot;&gt;
&lt;html&gt;&lt;head&gt;&lt;meta name=&quot;qrichtext&quot; content=&quot;1&quot; /&gt;&lt;style type=&quot;text/css&quot;&gt;
p, li { white-space: pre-wrap; }
&lt;/style&gt;&lt;/head&gt;&lt;body style=&quot; font-family:'MS Shell Dlg 2'; font-size:7.8pt; font-weight:400; font-style:normal;&quot;&gt;
&lt;p style=&quot; margin-top:0px; margin-bottom:0px; margin-left:0px; margin-right:0px; -qt-block-indent:0; text-indent:0px;&quot;&gt;&lt;span style=&quot; font-size:11pt;&quot;&gt;Add function&lt;/span&gt;&lt;/p&gt;&lt;/body&gt;&lt;/html&gt;</string>
   </property>
  </widget>
  <widget class="QLineEdit" name="lineEdit_name">
   <property name="enabled">
    <bool>false</bool>
   </property>
   <property name="geometry">
    <rect>
     <x>250</x>
     <y>140</y>
     <width>131</width>
     <height>24</height>
    </rect>
   </property>
   <property name="toolTipDuration">
    <number>-1</number>
   </property>
   <property name="placeholderText">
    <string>name of your function</string>
   </property>
  </widget>
 </widget>
 <resources/>
 <connections/>
</ui>
